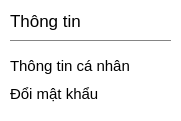
                 <widget class="QWidget" name="widget_3" native="true">
                  <property name="geometry">
                   <rect>
                    <x>30</x>
                    <y>160</y>
                    <width>181</width>
                    <height>121</height>
                   </rect>
                  </property>
                  <property name="font">
                   <font>
                    <pointsize>11</pointsize>
                   </font>
                  </property>
                  <property name="styleSheet">
                   <string notr="true">QWidget{
background-color: rgb(255, 255, 255);
border-radius:15px;
}
QPushButton:checked {
      background-color: rgb(0,0,0);
      color: white;
}
QPushButton:hover:!checked {
     background-color: #c9c9c9;
}</string>
                  </property>
                  <widget class="QLabel" name="label_5">
                   <property name="geometry">
                    <rect>
                     <x>10</x>
                     <y>10</y>
                     <width>151</width>
                     <height>21</height>
                    </rect>
                   </property>
                   <property name="font">
                    <font>
                     <pointsize>13</pointsize>
                    </font>
                   </property>
                   <property name="text">
                    <string>Thông tin</string>
                   </property>
                  </widget>
                  <widget class="Line" name="line">
                   <property name="geometry">
                    <rect>
                     <x>10</x>
                     <y>40</y>
                     <width>161</width>
                     <height>1</height>
                    </rect>
                   </property>
                   <property name="maximumSize">
                    <size>
                     <width>16777215</width>
                     <height>1</height>
                    </size>
                   </property>
                   <property name="styleSheet">
                    <string notr="true">background-color: rgb(133, 133, 133);</string>
                   </property>
                   <property name="orientation">
                    <enum>Qt::Orientation::Horizontal</enum>
                   </property>
                  </widget>
                  <widget class="QWidget" name="layoutWidget4">
                   <property name="geometry">
                    <rect>
                     <x>0</x>
                     <y>50</y>
                     <width>181</width>
                     <height>61</height>
                    </rect>
                   </property>
                   <layout class="QVBoxLayout" name="verticalLayout_6">
                    <property name="spacing">
                     <number>0</number>
                    </property>
                    <item>
                     <widget class="QPushButton" name="TTCNbtn">
                      <property name="minimumSize">
                       <size>
                        <width>0</width>
                        <height>25</height>
                       </size>
                      </property>
                      <property name="font">
                       <font>
                        <pointsize>11</pointsize>
                       </font>
                      </property>
                      <property name="styleSheet">
                       <string notr="true">QPushButton { text-align: left; padding-left: 10px; }</string>
                      </property>
                      <property name="text">
                       <string>Thông tin cá nhân</string>
                      </property>
                      <property name="checkable">
                       <bool>true</bool>
                      </property>
                      <property name="autoExclusive">
                       <bool>true</bool>
                      </property>
                     </widget>
                    </item>
                    <item>
                     <widget class="QPushButton" name="Changepassbtn">
                      <property name="minimumSize">
                       <size>
                        <width>0</width>
                        <height>25</height>
                       </size>
                      </property>
                      <property name="font">
                       <font>
                        <pointsize>11</pointsize>
                       </font>
                      </property>
                      <property name="styleSheet">
                       <string notr="true">QPushButton { text-align: left; padding-left: 10px; }</string>
                      </property>
                      <property name="text">
                       <string>Đổi mật khẩu</string>
                      </property>
                      <property name="checkable">
                       <bool>true</bool>
                      </property>
                      <property name="autoExclusive">
                       <bool>true</bool>
                      </property>
                     </widget>
                    </item>
                   </layout>
                  </widget>
                 </widget>
